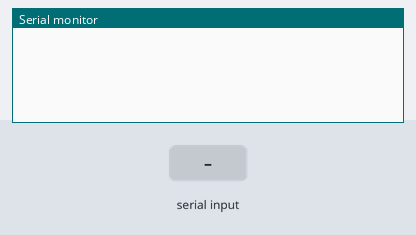
Simulated run of this sketch. Board: Arduino Uno, built with avr-gcc and run on an emulated ATmega328P. Shown: the last lines printed to the serial monitor. Inputs (shaded band) come from the test bench. The audio player accepts every command and is not drawn.

Above: at 1.7 s.
1.8 s: "tambah" received over Serial
At 2.6 s:
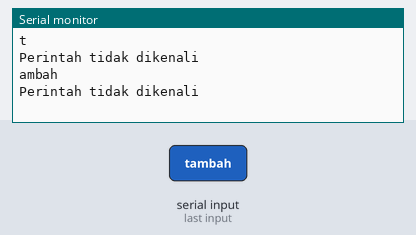
3.3 s: "kurang" received over Serial
At 3.7 s:
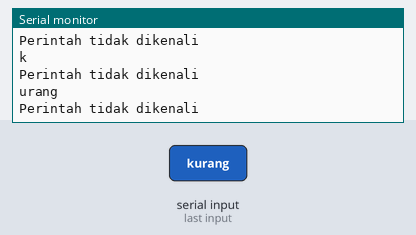
4.8 s: "kali" received over Serial
At 5.9 s:
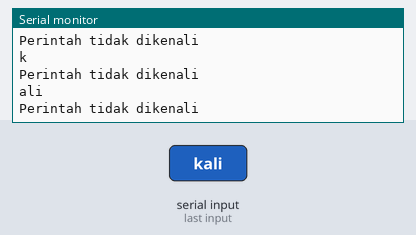
6.3 s: "bagi" received over Serial
At 7.1 s:
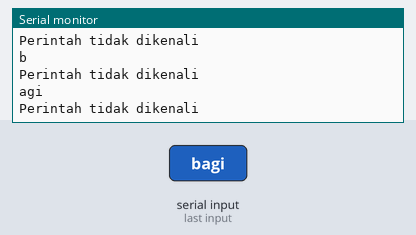
7.8 s: "1" received over Serial
At 8.3 s:
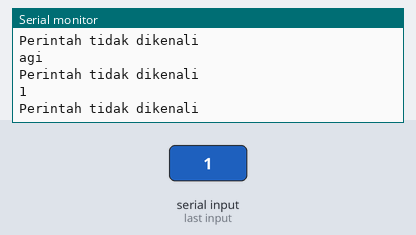

The sketch:

code.ino
```cpp
#include <SoftwareSerial.h>

#include <DFRobotDFPlayerMini.h>

SoftwareSerial mySerial(10, 11); // RX, TX

DFRobotDFPlayerMini myDFPlayer;

void setup()

{

  mySerial.begin(9600); // setelah modul SR digunakan

  Serial.begin(9600);

  myDFPlayer.begin(mySerial);

  myDFPlayer.volume(30);

  myDFPlayer.play(1);

}

void loop()

{

  String input = ""; // variabel untuk menampung input suara

  while(Serial.available()){

    char c = Serial.read();

    input += c;

  }

  if(input != ""){

    Serial.println(input); // menampilkan input suara pada Serial Monitor

    if(input.indexOf("tambah") >= 0){

      int angka1 = 2;

      int angka2 = 3;

      int hasil = angka1 + angka2;

      Serial.print("Hasil: ");

      Serial.println(hasil); // menampilkan hasil operasi pada Serial Monitor

      myDFPlayer.play(2); // memutar suara untuk menampilkan hasil

    }

    else if(input.indexOf("kurang") >= 0){

      int angka1 = 5;

      int angka2 = 3;

      int hasil = angka1 - angka2;

      Serial.print("Hasil: ");

      Serial.println(hasil); // menampilkan hasil operasi pada Serial Monitor

      myDFPlayer.play(2); // memutar suara untuk menampilkan hasil

    }

    else if(input.indexOf("kali") >= 0){

      int angka1 = 2;

      int angka2 = 3;

      int hasil = angka1 * angka2;

      Serial.print("Hasil: ");

      Serial.println(hasil); // menampilkan hasil operasi pada Serial Monitor

      myDFPlayer.play(2); // memutar suara untuk menampilkan hasil

    }

    else if(input.indexOf("bagi") >= 0){

      int angka1 = 6;

      int angka2 = 3;

      int hasil = angka1 / angka2;

      Serial.print("Hasil: ");

      Serial.println(hasil); // menampilkan hasil operasi pada Serial Monitor

myDFPlayer.play(2); // memutar suara untuk menampilkan hasil

}

else{

Serial.println("Perintah tidak dikenali"); // menampilkan pesan jika perintah tidak dikenali

myDFPlayer.play(3); // memutar suara untuk menampilkan pesan error

}

}

}
```

code.cpp
```cpp
#include <SoftwareSerial.h>

#include <DFRobotDFPlayerMini.h>

SoftwareSerial mySerial(10, 11); // RX, TX

DFRobotDFPlayerMini myDFPlayer;

void setup()

{

  mySerial.begin(9600); // setelah modul SR digunakan

  Serial.begin(9600);

  myDFPlayer.begin(mySerial);

  myDFPlayer.volume(30);

  myDFPlayer.play(1);

}

void loop()

{

  String input = ""; // variabel untuk menampung input suara

  while(Serial.available()){

    char c = Serial.read();

    input += c;

  }

  if(input != ""){

    Serial.println(input); // menampilkan input suara pada Serial Monitor

    if(input.indexOf("tambah") >= 0){

      int angka1 = 2;

      int angka2 = 3;

      int hasil = angka1 + angka2;

      Serial.print("Hasil: ");

      Serial.println(hasil); // menampilkan hasil operasi pada Serial Monitor

      myDFPlayer.play(2); // memutar suara untuk menampilkan hasil

    }

    else if(input.indexOf("kurang") >= 0){

      int angka1 = 5;

      int angka2 = 3;

      int hasil = angka1 - angka2;

      Serial.print("Hasil: ");

      Serial.println(hasil); // menampilkan hasil operasi pada Serial Monitor

      myDFPlayer.play(2); // memutar suara untuk menampilkan hasil

    }

    else if(input.indexOf("kali") >= 0){

      int angka1 = 2;

      int angka2 = 3;

      int hasil = angka1 * angka2;

      Serial.print("Hasil: ");

      Serial.println(hasil); // menampilkan hasil operasi pada Serial Monitor

      myDFPlayer.play(2); // memutar suara untuk menampilkan hasil

    }

    else if(input.indexOf("bagi") >= 0){

      int angka1 = 6;

      int angka2 = 3;

      int hasil = angka1 / angka2;

      Serial.print("Hasil: ");

      Serial.println(hasil); // menampilkan hasil operasi pada Serial Monitor

myDFPlayer.play(2); // memutar suara untuk menampilkan hasil

}

else{

Serial.println("Perintah tidak dikenali"); // menampilkan pesan jika perintah tidak dikenali

myDFPlayer.play(3); // memutar suara untuk menampilkan pesan error

}

}

}
```

Measured:
- after the input at 1.8 s, the serial monitor: prints a new line at once (image 1)
- after the input at 3.3 s, the serial monitor: prints a new line at once (image 2)
- after the input at 4.8 s, the serial monitor: prints a new line at once (image 3)
- after the input at 6.3 s, the serial monitor: prints a new line at once (image 4)
- after the input at 7.8 s, the serial monitor: prints a new line at once (image 5)
